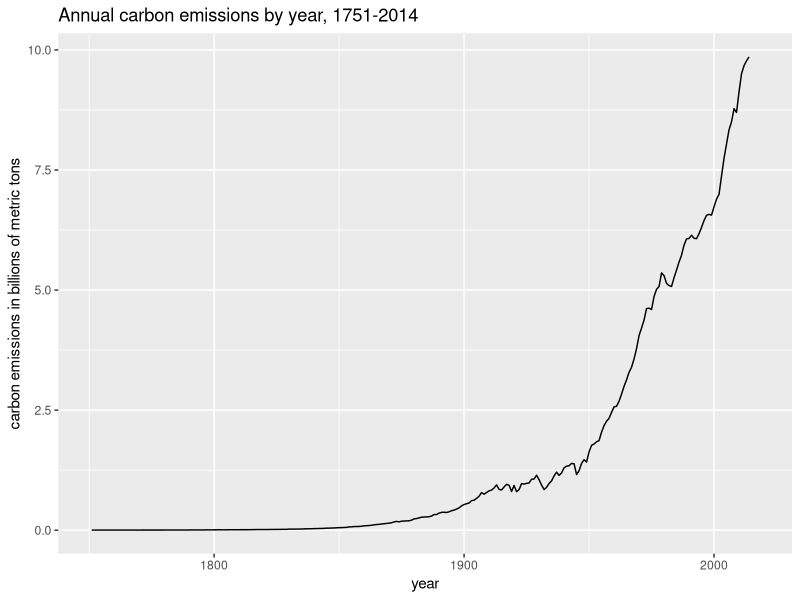
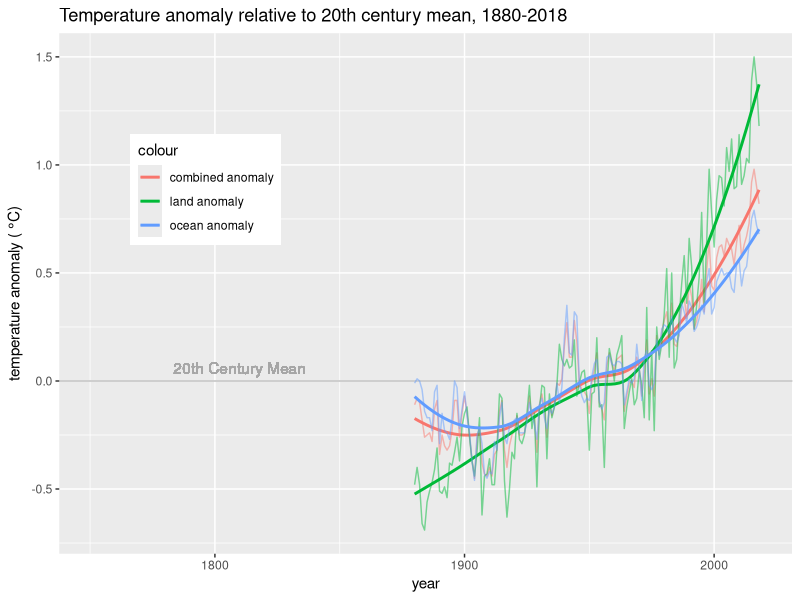
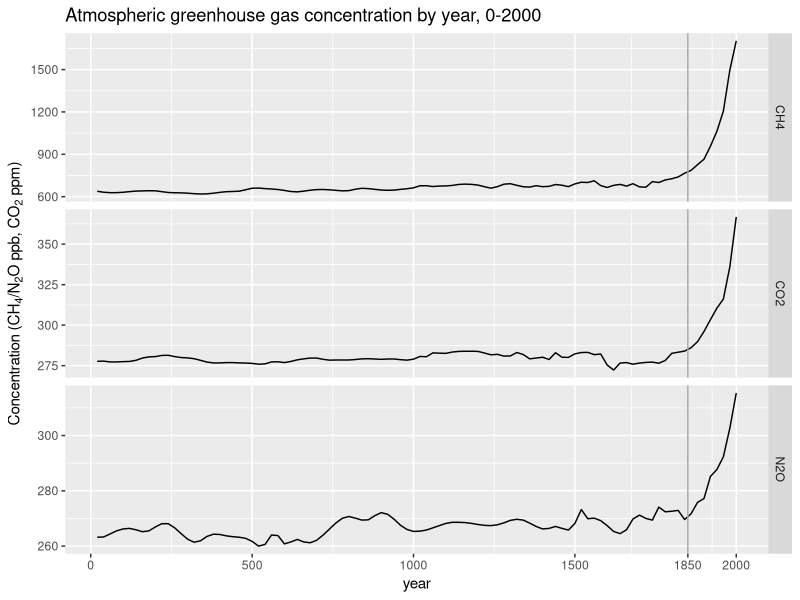
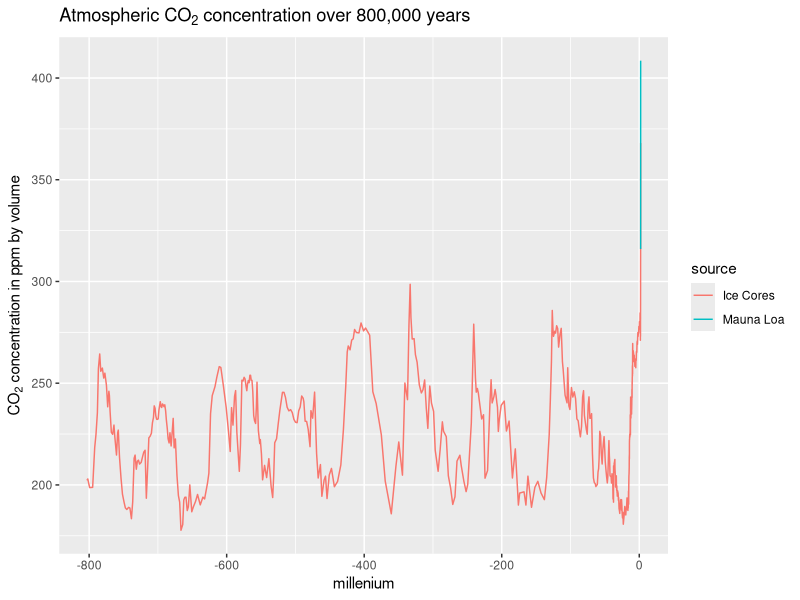
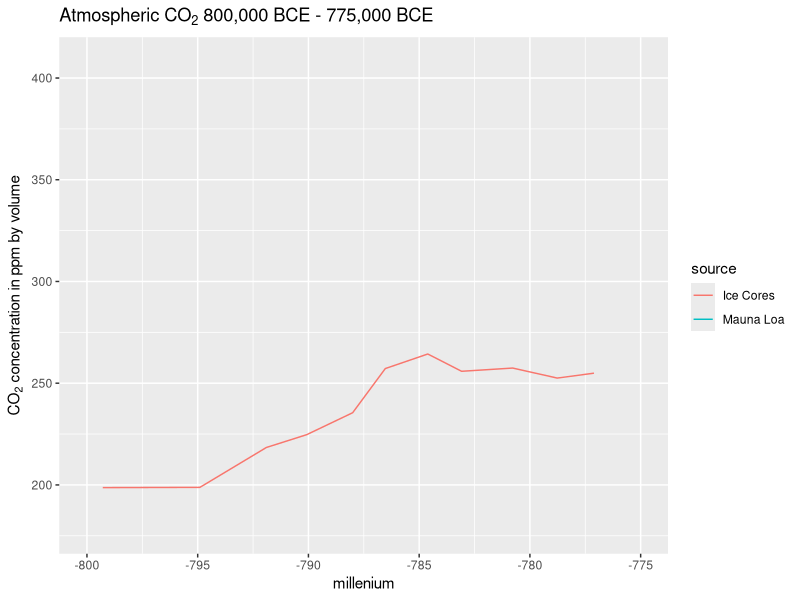
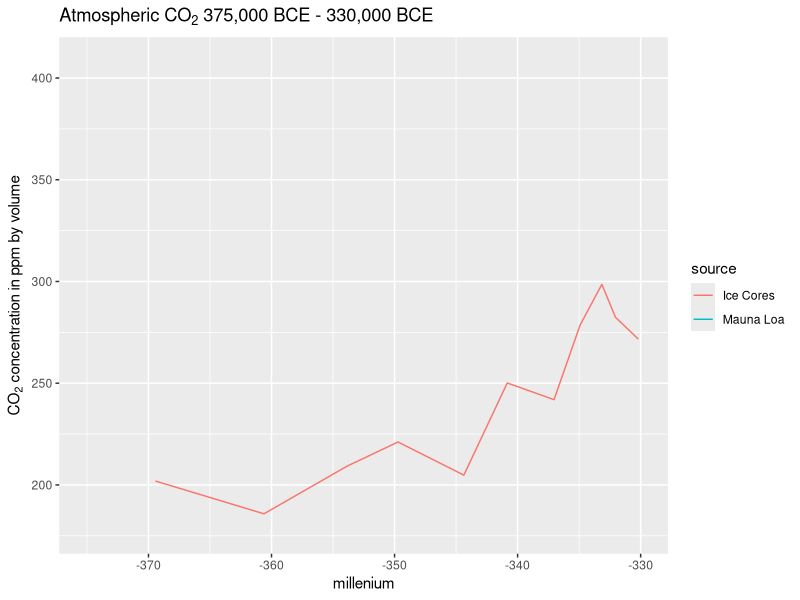
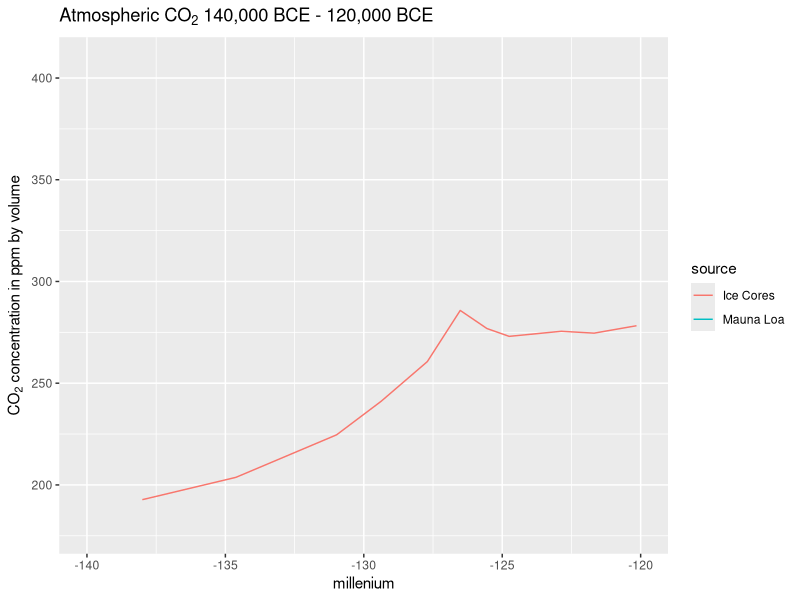
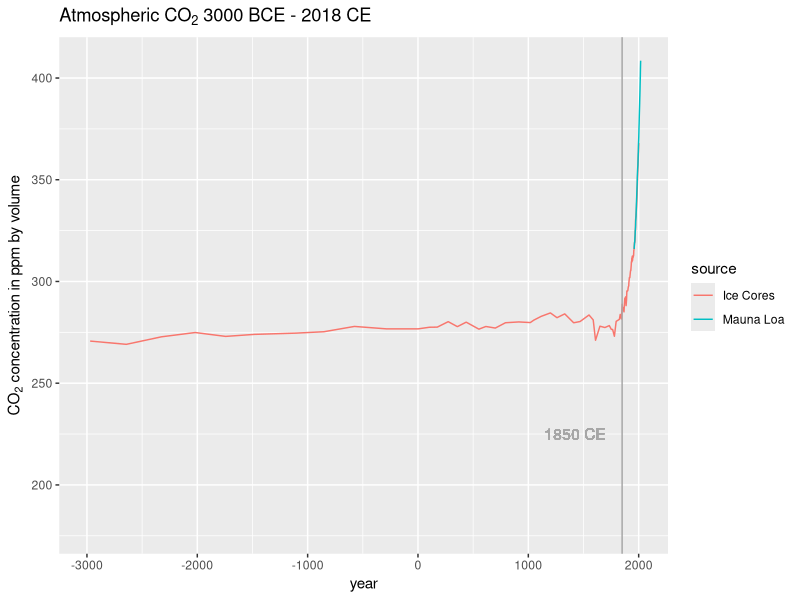

Source code (R) for these figures, in order:
## ---- chunk 1
knitr::opts_chunk$set(echo = TRUE, message = FALSE, warning = FALSE)
## ---- chunk 2
library(tidyverse)
library(dslabs)
## ---- chunk 3
data("temp_carbon")
## ---- chunk 4
temp_carbon %>% ggplot(aes(year)) +
  geom_line(aes(y=carbon_emissions/1000)) +
  ylab("carbon emissions in billions of metric tons") +
  ggtitle("Annual carbon emissions by year, 1751-2014")

temp_carbon %>% ggplot(aes(year)) +
  geom_abline(slope=0, col="gray") +
  geom_line(aes(y=temp_anomaly, col="combined anomaly"), alpha=.5, lwd=.5) +
  geom_smooth(aes(y=temp_anomaly, col="combined anomaly"), se=FALSE) +
  geom_line(aes(y=land_anomaly, col="land anomaly"), alpha=.5, lwd=.5) +
  geom_smooth(aes(y=land_anomaly, col="land anomaly"), se=FALSE) +
  geom_line(aes(y=ocean_anomaly, col="ocean anomaly"), alpha=.5, lwd=.5) +
  geom_smooth(aes(y=ocean_anomaly, col="ocean anomaly"), se=FALSE) +
  geom_text(x=1810, y=0.06, label="20th Century Mean", col="gray65") +
  ylab(expression("temperature anomaly ("*~degree*"C)")) +
  ggtitle("Temperature anomaly relative to 20th century mean, 1880-2018") +
  theme(legend.position = c(.2,.7))
## ---- chunk 5
data("greenhouse_gases")
## ---- chunk 6
greenhouse_gases %>% ggplot(aes(year, concentration)) +
  geom_line() +
  facet_grid(gas~., scales="free") +
  geom_vline(xintercept = 1850, col="gray65") +
  scale_x_continuous(breaks = c(0,500,1000,1500,1850,2000)) +
  ylab(expression(paste("Concentration (",CH[4],"/",N[2],"O ppb, ",CO[2]," ppm)"))) +
  ggtitle("Atmospheric greenhouse gas concentration by year, 0-2000")
## ---- chunk 7
data("historic_co2")
## ---- chunk 8
co2_time <- historic_co2 %>% ggplot(aes(year/1000, co2, col=source)) +
  geom_line() +
  ylab(expression(paste(CO[2]," concentration in ppm by volume"))) +
  xlab("millenium")

co2_time + 
  ggtitle(expression(paste("Atmospheric ",CO[2]," concentration over 800,000 years")))
## ---- chunk 9
co2_time + xlim(-800, -775) +
  ggtitle(expression(paste("Atmospheric ",CO[2]," 800,000 BCE - 775,000 BCE")))
## ---- chunk 10
co2_time + xlim(-375, -330) +
  ggtitle(expression(paste("Atmospheric ",CO[2]," 375,000 BCE - 330,000 BCE")))
## ---- chunk 11
co2_time + xlim(-140, -120) +
  ggtitle(expression(paste("Atmospheric ",CO[2]," 140,000 BCE - 120,000 BCE")))
## ---- chunk 12
historic_co2 %>% ggplot(aes(year, co2, col=source)) +
  geom_line() +
  geom_vline(xintercept = 1850, col="gray65") +
  ylab(expression(paste(CO[2]," concentration in ppm by volume"))) +
  xlim(-3000, 2018) +
  geom_text(x=1420, y=225, label="1850 CE", col="gray65") +
  ggtitle(expression(paste("Atmospheric ",CO[2]," 3000 BCE - 2018 CE")))
